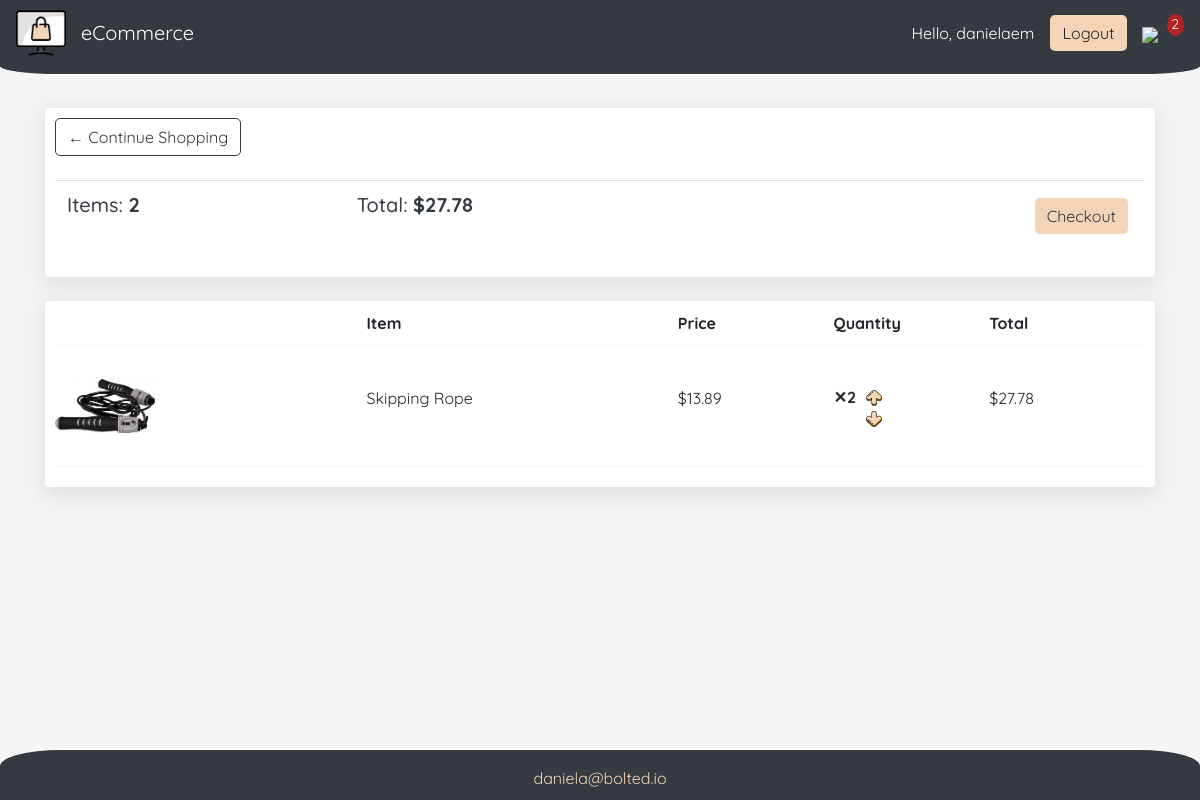
The app's page /cart/ (signed in) with its own data.
### store/models.py (models this page shows, shortened)
class Order(models.Model):
    customer = models.ForeignKey(
        Customer, on_delete=models.SET_NULL, null=True, blank=True)
    date_ordered = models.DateTimeField(auto_now_add=True)
    complete = models.BooleanField(default=False)
    transaction_id = models.CharField(max_length=100, null=True)
    @property
    def get_cart_total(self):
        orderitems = self.orderitem_set.all()
        total = sum([item.get_total for item in orderitems])
        return total
    @property
    def get_cart_items(self):
        orderitems = self.orderitem_set.all()
        total = sum([item.quantity for item in orderitems])
        return total

class OrderItem(models.Model):
    product = models.ForeignKey(Product, on_delete=models.SET_NULL, null=True)
    order = models.ForeignKey(Order, on_delete=models.SET_NULL, null=True)
    quantity = models.IntegerField(default=0, null=True, blank=True)
    date_added = models.DateTimeField(auto_now_add=True)
    @property
    def get_total(self):
        total = self.product.price * self.quantity
        return total

class Product(models.Model):
    name = models.CharField(max_length=200)
    price = models.FloatField()
    digital = models.BooleanField(default=False, null=True, blank=True)
    image = models.ImageField(null=True, blank=True)
    description = models.TextField()
    @property
    def imageURL(self):
        try:
            url = self.image.url
        except:
            url = ''
        return url

### store/views.py (the view)
# urls.py: path('cart/', views.cart, name='cart'),
def cart(request):
    data = cartData(request)
    cartItems = data['cartItems']
    order = data['order']
    items = data['items']
    try:
        customer = request.user.customer
    except:
        device = request.COOKIES['device']
        customer, created = Customer.objects.get_or_create(device=device)
    order, created = Order.objects.get_or_create(
        customer=customer, complete=False)
    context = {'items': items, 'order': order, 'cartItems': cartItems}
    return render(request, 'store/cart.html', context)

### store/utils.py (called while the page is built)
def cartData(request):
    if request.user.is_authenticated:
        customer = request.user.customer
        order, created = Order.objects.get_or_create(
            customer=customer, complete=False)
        items = order.orderitem_set.all()
        cartItems = order.get_cart_items
    else:
        cookieData = cookieCart(request)
        cartItems = cookieData['cartItems']
        order = cookieData['order']
        items = cookieData['items']
    return {'cartItems': cartItems, 'order': order, 'items': items}

### store/templates/store/cart.html
{% extends 'store/main.html' %} {% load static %} {% block content %}
<div class="cart">
  {% with cart=items|length %} {% if items|length > 0 %}
  <div class="row">
    <div class="col-lg-12">
      <div class="box-element">
        <a class="btn btn-outline-dark" href="{% url 'store' %}"
          >&#x2190; Continue Shopping</a
        >
        <br />
        <br />
        <table class="table">
          <tr>
            <th>
              <h5>Items: <strong>{{order.get_cart_items}}</strong></h5>
            </th>
            <th>
              <h5>
                Total: <strong>${{order.get_cart_total|floatformat:2}}</strong>
              </h5>
            </th>
            <th>
              <a
                style="float: right; margin: 0.3125em;"
                class="btn btn-success"
                href="{% url 'checkout' %}"
                >Checkout</a
              >
            </th>
          </tr>
        </table>
      </div>
      <br />
      <div class="box-element">
        <div class="cart-row">
          <div style="flex: 2;"></div>
          <div style="flex: 2;"><strong>Item</strong></div>
          <div style="flex: 1;"><strong>Price</strong></div>
          <div style="flex: 1;"><strong>Quantity</strong></div>
          <div style="flex: 1;"><strong>Total</strong></div>
        </div>
        {% for item in items %}
        <div class="d-flex align-items-center cart-row">
          <div style="flex: 2;">
            <img class="row-image" src="{{item.product.imageURL}}" />
          </div>
          <div style="flex: 2;"><p>{{item.product.name}}</p></div>
          <div style="flex: 1;">
            <p>${{item.product.price|floatformat:2}}</p>
          </div>
          <div style="flex: 1;">
            <div class="d-flex">
              <p class="quantity">
                &#x2715;{{item.quantity}}
              </p>
              <div class="quantity-modifiers">
                <img
                  data-product="{{item.product.id}}"
                  data-action="add"
                  class="change-quantity update-cart"
                  src="{% static  'images/up-arrow.png' %}"
                />
                <img
                  data-product="{{item.product.id}}"
                  data-action="remove"
                  class="change-quantity update-cart"
                  src="{% static  'images/down-arrow.png' %}"
                />
              </div>
            </div>
          </div>
          <div style="flex: 1;"><p>${{item.get_total|floatformat:2}}</p></div>
        </div>
        {% endfor %}
      </div>
    </div>
  </div>
  {% else %}
  <p class="d-flex justify-content-center empty-cart">Your cart is empty.</p>
  {% endif %} {% endwith %}
</div>
{% endblock content%}

### store/templates/store/main.html (shortened to what this page needs)
<!DOCTYPE html>
{% load static %}
<html lang="en">
  <head>
    <link
      rel="stylesheet"
      href="https://stackpath.bootstrapcdn.com/bootstrap/4.5.0/css/bootstrap.min.css"
    />
    <link
      rel="stylesheet"
      href="https://use.fontawesome.com/releases/v5.6.1/css/all.css"
    />
    <link
      rel="stylesheet"
      type="text/css"
      href="/static/css/main.css?{% now 'U' %}"
    />
  </head>
  <body>
    <nav
      class="navbar navbar-expand-sm navbar-expand-md navbar-expand-lg navbar-dark bg-dark"
    >
      <a href="{% url 'store' %}">
        <img id="siteLogo" src="{% static 'images/screen.png' %}" />
      </a>
      <a class="navbar-brand" href="{% url 'store' %}">eCommerce</a>
      <div class="collapse navbar-collapse" id="navbarSupportedContent">
        <div class="form-inline my-2 my-lg-0">
          {% if request.user.is_authenticated %}
          <span id="greetingUser">Hello, {{request.user}}</span>
          {% endif %}  {% if request.user.is_authenticated %}
          <a href="{% url 'logout' %}" class="btn btn-warning" id="logout"
            >Logout</a
          >
          {% endif %}
          <a href="{% url 'cart' %}">
            <img id="cartIcon" src="{% static 'images/shopping-cart.png' %}" />
          </a>
          <p id="cartTotal">{{cartItems}}</p>
        </div>
      </div>
    </nav>
    <section class="curved-nav"></section>
    <div class="container">
      <br />
      {% block content %} {% endblock content %}
    </div>
    <section class="footer-container">
      <div class="curved-footer"></div>
      <footer class="d-flex justify-content-center footer">
        daniela@bolted.io
      </footer>
    </section>
  </body>
</html>

### static/css/main.css (style rules this page uses)
:root { --ff-primary: "Quicksand", sans-serif; --clr-dark: #343a40; --clr-light: #f3d4b7; --clr-body-background: #f5f5f5; --clr-elem-background: #ffffff; --clr-accent: #b22222; --fw-reg: 300; --fw-semi-bold: 700; --fw-bold: 900; --bs-top: -0.125em - 0.4375em 1.375em 0.25em rgba(224, 224, 224, 1); --bs-bottom: 0 0.375em 1.3125em 0.25em rgba(224, 224, 224, 1); --bs-form: 0 0.25em 0.5em 0 rgba(0, 0, 0, 0.2), 0 0.375em 1.25em 0 rgba(0, 0, 0, 0.19); }
body { background-color: var(--clr-body-background); font-family: var(--ff-primary); position: relative; min-height: 100vh; }
h1, h2, h3, h4, h5, h6 { color: var(--clr-dark); }
.container { padding-bottom: 5em; }
.box-element { background-color: var(--clr-elem-background); border-radius: 0.25em; padding: 0.625em; box-shadow: var(--bs-bottom); }
.btn-warning { background-color: var(--clr-light) !important; border: none; border-radius: 0.3125em !important; }
#siteLogo { width: 3.125em; margin-right: 0.9375em; }
#cartIcon { width: 1.5625em; display: inline-block; margin-left: 0.9375em; }
#cartTotal { display: block; text-align: center; color: var(--clr-elem-background); background-color: var(--clr-accent); width: 1.25em; height: 1.5625em; line-height: 1.5625em; border-radius: 50%; font-size: 0.875em; }
.navbar-dark { background-color: var(--clr-dark) !important; }
.curved-nav { position: relative; background: var(--clr-dark); height: 1vh; border-bottom-left-radius: 5% 100%; border-bottom-right-radius: 5% 100%; }
.curved-footer { position: relative; background: transparent; height: 10vh; }
.curved-footer::after { content: ""; border-top-left-radius: 5% 100%; border-top-right-radius: 5% 100%; position: absolute; bottom: 0; width: 100%; background: var(--clr-dark); height: 20%; }
.footer-container { position: absolute; bottom: 0; width: 100%; margin-top: 6em; }
.footer { background-color: var(--clr-dark); color: var(--clr-light); padding-bottom: 0.625em; }
.col-lg-4, .col-lg-6, .col-lg-8, .col-lg-12 { margin-top: 0.625em; }
.row-image { width: 6.25em; }
.btn-success { background-color: var(--clr-light); border: none; border-radius: 0.3125em; color: var(--clr-dark); }
.btn-outline-dark { border-radius: 0.3125em; border-color: var(--clr-dark) !important; color: var(--clr-dark); }
.cart-row { display: flex; align-items: flex-stretch; padding-bottom: 0.625em; margin-bottom: 0.625em; border-bottom: 0.0625em solid var(--clr-body-background); }
.quantity { font-weight: var(--fw-semi-bold); padding-right: 0.625em; }
.quantity-modifiers { padding-right: 0.625em; }
.change-quantity { width: 1em; cursor: pointer; display: block; margin-top: 0.3125em; transition: 0.1s; }
#greetingUser { color: var(--clr-elem-background); margin-right: 1em; }

### records on screen
Order: get_cart_items "2", get_cart_total "27.78"
OrderItem: product.imageURL (picture), product.name "Skipping Rope", product.price "13.89", quantity "2", get_total "27.78"

### other values on screen
{{ request.user }} "danielaem"
{{ cartItems }} "2"
